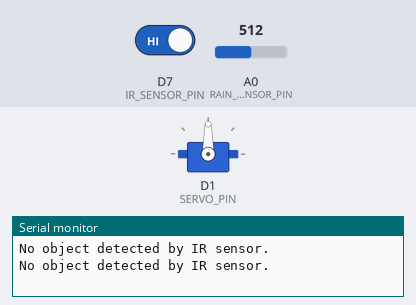
Simulated run of this sketch. Board: ESP8266 (NodeMCU). Parts: servo, the last lines printed to the serial monitor. The test bench sets the inputs (shaded band); at power-on: D7 (IR_SENSOR_PIN) HIGH, A0 (RAIN_SENSOR_PIN) = 512.

Above: at 1.7 s.
1.8 s: D7 (IR_SENSOR_PIN) driven LOW
At 2.97 s:
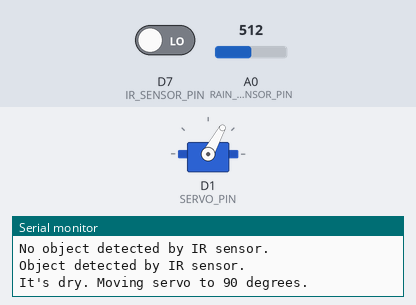
At 4.8 s:
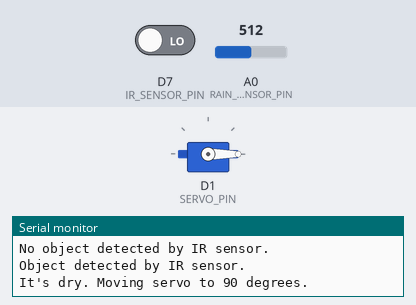
Timing chart, 0 to 11.3 s (numbered marks = the images above; inputs shaded):
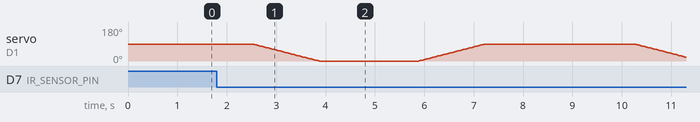

The sketch:

garbage_segregator.ino
```cpp
#include <Servo.h>

#define IR_SENSOR_PIN D7
#define RAIN_SENSOR_PIN A0
#define SERVO_PIN D1

Servo servo;

void setup() {
  Serial.begin(9600);
  pinMode(IR_SENSOR_PIN, INPUT);
  servo.attach(SERVO_PIN);
  servo.write(90); // Move servo to initial position (90 degrees)
  delay(500); // Add delay to allow servo to move
}

void loop() {
  // Read IR sensor

  int irSensorValue = digitalRead(IR_SENSOR_PIN);

  if (irSensorValue == LOW) {
    // Object detected
    Serial.println("Object detected by IR sensor.");

    // Read rain sensor
    int rainSensorValue = analogRead(RAIN_SENSOR_PIN);

    if (rainSensorValue < 500) {
      // Rain sensor detects dry
      Serial.println("It's wet. Moving servo to 90 degrees.");
      for(int angle = 90; angle <= 180; angle++)
        {
          servo.write(angle);
          delay(15);
        }
      delay(2000);

      for(int angle = 180; angle >= 90; angle--)
        {
          servo.write(angle);
          delay(15);
        }
      delay(2000);
    }
    else {
      Serial.println("It's dry. Moving servo to 90 degrees.");
      for(int angle = 90; angle >= 0; angle--)
        {
          servo.write(angle);
          delay(15);
        }
  delay(2000);
      for(int angle = 0; angle <= 90; angle++)
      {
        servo.write(angle);
        delay(15);
      }
  delay(2000);
    }
    // Return servo to initial position (90 degrees)

  } else {
    // No object detected
    Serial.println("No object detected by IR sensor.");
    // Add any necessary actions here if no object is detected
  }

  delay(1000); // Delay for stability
}
```
